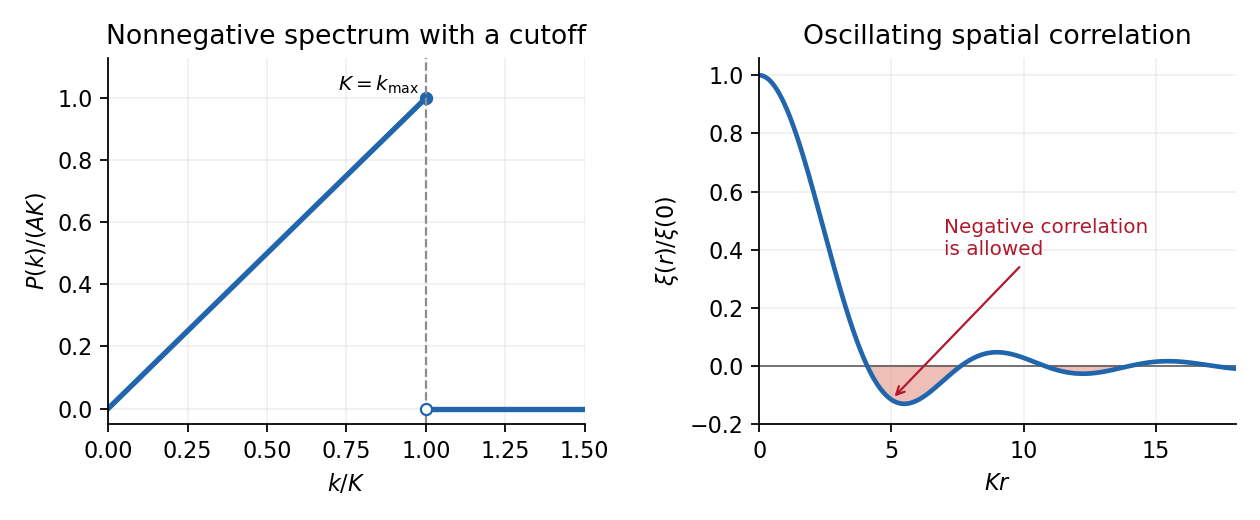

Generate this figure with Python:
"""Original density-spectrum and correlation plot; save the PNG to cwd.

Tested with Python 3.14, NumPy 2.3.5 and Matplotlib 3.10.7.
"""

from pathlib import Path

import matplotlib

matplotlib.use('Agg')
import matplotlib.pyplot as plt
import numpy as np


def normalized_correlation(q):
    """xi(r)/xi(0) for P(k)=A*k on [0,K], with q=K*r."""
    q = np.asarray(q, dtype=float)
    answer = np.empty_like(q)
    small = np.abs(q) < 0.05
    x = q[small]
    answer[small] = 1 - x*x/9 + x**4/240 - x**6/12600
    x = q[~small]
    answer[~small] = 4*(-x*x*np.cos(x)+2*x*np.sin(x)+2*(np.cos(x)-1))/x**4
    return answer


def main():
    assert float(normalized_correlation(0)) == 1
    assert float(normalized_correlation(5)) < 0
    plt.rcParams.update({'font.size': 10, 'axes.spines.top': False,
                         'axes.spines.right': False, 'figure.facecolor': 'white',
                         'axes.facecolor': 'white', 'savefig.facecolor': 'white'})
    fig, axes = plt.subplots(1, 2, figsize=(7.875, 3.25), dpi=160)
    left, right = axes
    left.plot([0, 1], [0, 1], lw=2.4, color='#2166ac')
    left.plot([1, 1.5], [0, 0], lw=2.4, color='#2166ac')
    left.plot(1, 1, 'o', color='#2166ac', ms=5)
    left.plot(1, 0, 'o', mec='#2166ac', mfc='white', ms=5, zorder=4)
    left.axvline(1, ls='--', color='0.55', lw=1)
    left.set(xlim=(0, 1.5), ylim=(-0.05, 1.13), xlabel=r'$k/K$',
             ylabel=r'$P(k)/(AK)$', title='Nonnegative spectrum with a cutoff')
    left.text(0.98, 1.08, r'$K=k_{\rm max}$', ha='right', va='top', fontsize=9)
    q = np.linspace(0, 18, 1801)
    values = normalized_correlation(q)
    right.axhline(0, color='0.4', lw=0.8)
    right.plot(q, values, color='#2166ac', lw=2.1)
    right.fill_between(q, values, 0, where=values < 0, color='#d6604d', alpha=0.4)
    right.set(xlim=(0, 18), ylim=(-0.2, 1.06), xlabel=r'$Kr$',
              ylabel=r'$\xi(r)/\xi(0)$', title='Oscillating spatial correlation')
    right.annotate('Negative correlation\nis allowed',
                   xy=(5, float(normalized_correlation(5))), xytext=(7.0, 0.38),
                   arrowprops={'arrowstyle': '->', 'color': '#b2182b'},
                   color='#b2182b', fontsize=9)
    for axis in axes:
        axis.grid(alpha=0.18)
    fig.tight_layout(pad=1.1, w_pad=2.0)
    fig.savefig(Path('paper-41-cutoff-correlation.png'), dpi=160, transparent=False)
    plt.close(fig)


if __name__ == '__main__':
    main()
